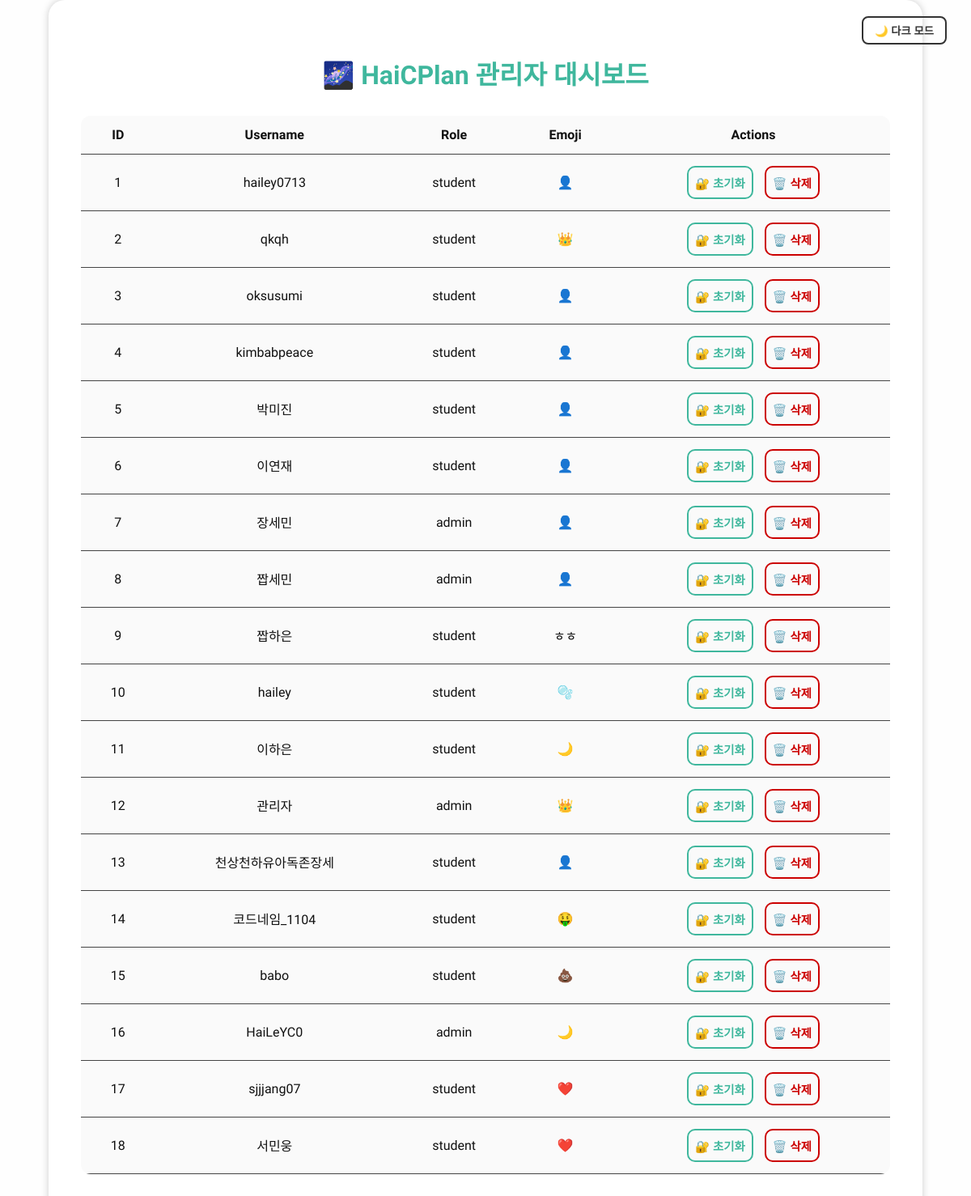
The app's page /admin (signed in), older data.
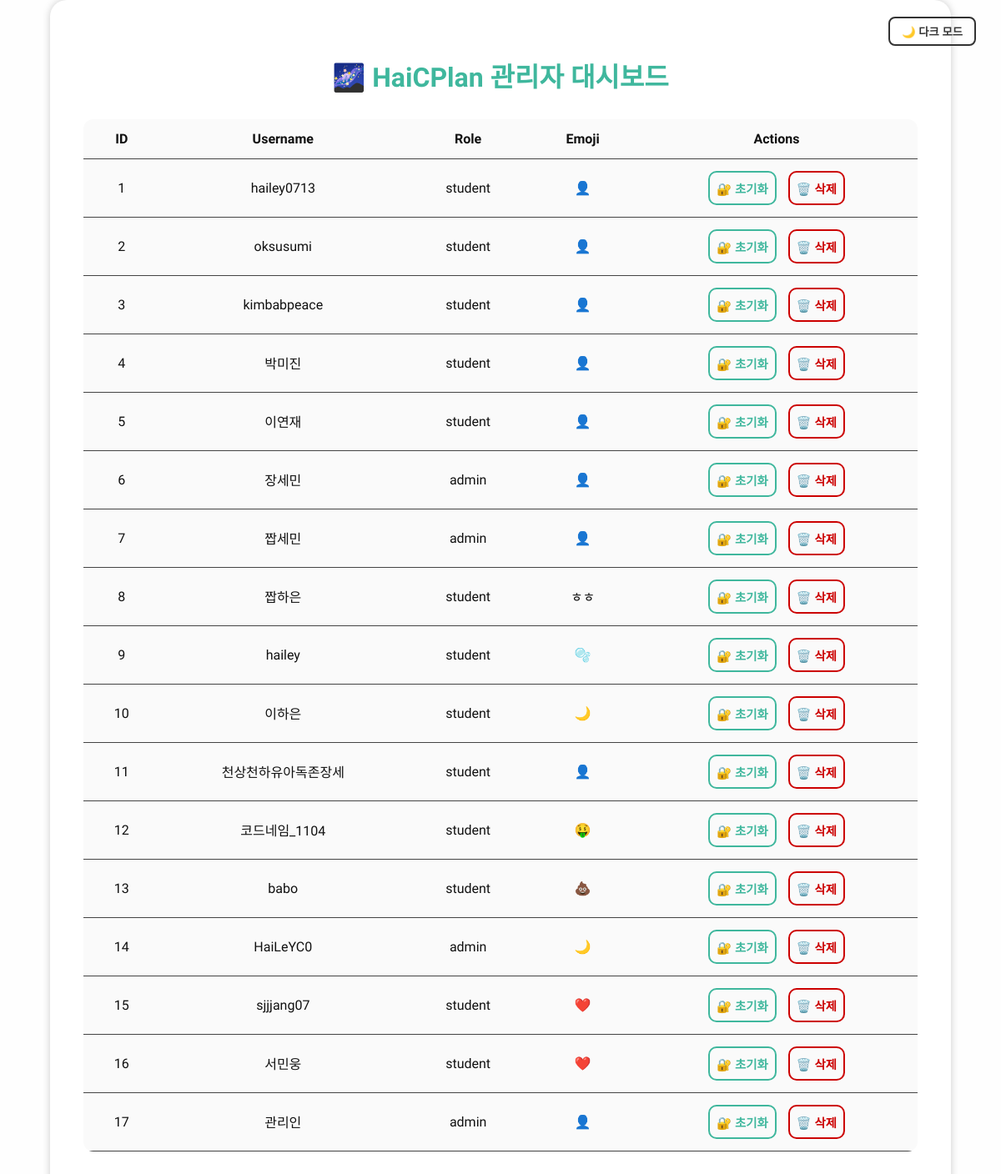
The same page, newer data.
### tables this page shows
CREATE TABLE users (
            id INTEGER PRIMARY KEY AUTOINCREMENT,
            username TEXT NOT NULL UNIQUE,
            password TEXT NOT NULL,
            role TEXT NOT NULL
        , profile_image TEXT, emoji TEXT DEFAULT '👤');

### app.py (the view)
@app.route('/admin')
def admin_users():
    if session.get('role') != 'admin':
        return "⚠️ 관리자만 접근할 수 있습니다!"
    conn = sqlite3.connect('data.db')
    c = conn.cursor()
    c.execute("SELECT id, username, role, emoji FROM users")
    users = c.fetchall()
    conn.close()
    return render_template('admin.html', users=users)

### templates/admin.html (shortened to what this page needs)
<!DOCTYPE html>
<html lang="ko">
<head>
    <link rel="stylesheet" href="{{ url_for('static', filename='css/admin.css') }}">
</head>
<body>
    <div class="container">
        <h2>🌌 HaiCPlan 관리자 대시보드</h2>
        <button id="toggle-theme" class="theme-toggle">🌙 다크 모드</button>
        <table>
            <thead>
                <tr>
                    <th>ID</th>
                    <th>Username</th>
                    <th>Role</th>
                    <th>Emoji</th>
                    <th>Actions</th>
                </tr>
            </thead>
            <tbody>
                {% for user in users %}
                <tr>
                    <td>{{ loop.index }}</td>
                    <td>{{ user[1] }}</td>
                    <td>{{ user[2] }}</td>
                    <td>{{ user[3] }}</td>
                    <td>
                        <form action="{{ url_for('reset_password', user_id=user[0]) }}" method="post"
                            style="display:inline;">
                            <button class="neon-btn">🔐 초기화</button>
                        </form>
                        <form action="{{ url_for('delete_user', user_id=user[0]) }}" method="post"
                            style="display:inline;">
                            <button class="neon-btn danger" onclick="return confirm('정말 삭제할까요?')">🗑️ 삭제</button>
                        </form>
                    </td>
                </tr>
                {% endfor %}
            </tbody>
        </table>
    </div>
</body>
</html>

Row changes from the older to the newer data that the page shows:
removed users: username "qkqh", role "student", emoji "👑"
removed users: username "관리자", role "admin", emoji "👑"
added users: username "관리인", role "admin", emoji "👤"
